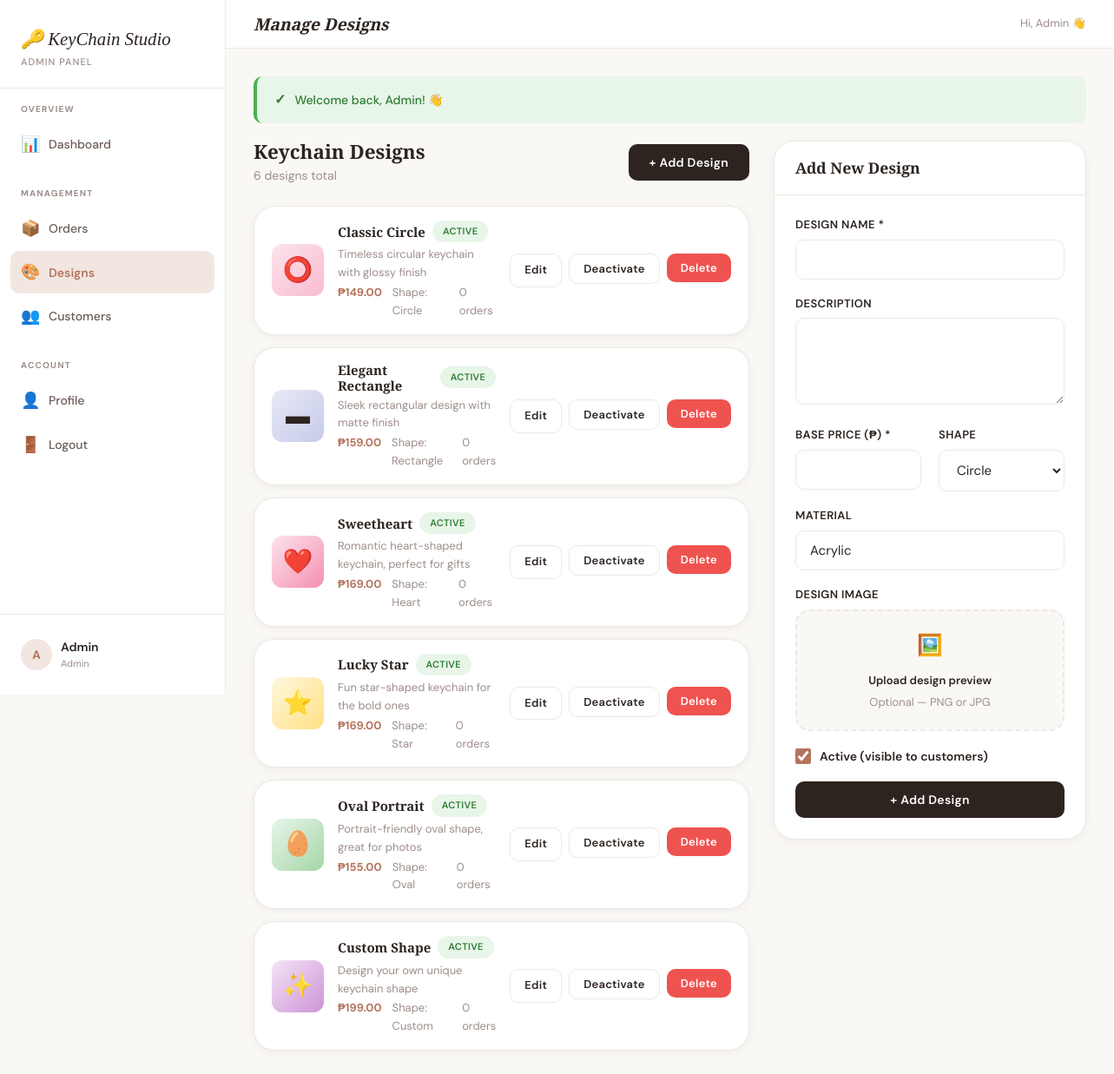
Page /admin/designs.php (signed in) on the committed database.
### tables this page shows
CREATE TABLE IF NOT EXISTS users (
    id INT AUTO_INCREMENT PRIMARY KEY,
    name VARCHAR(100) NOT NULL,
    email VARCHAR(150) NOT NULL UNIQUE,
    password VARCHAR(255) NOT NULL,
    phone VARCHAR(20),
    address TEXT,
    role ENUM('admin','customer') DEFAULT 'customer',
    avatar VARCHAR(255) DEFAULT NULL,
    created_at TIMESTAMP DEFAULT CURRENT_TIMESTAMP,
    updated_at TIMESTAMP DEFAULT CURRENT_TIMESTAMP ON UPDATE CURRENT_TIMESTAMP
);

CREATE TABLE IF NOT EXISTS designs (
    id INT AUTO_INCREMENT PRIMARY KEY,
    name VARCHAR(100) NOT NULL,
    description TEXT,
    base_price DECIMAL(10,2) NOT NULL DEFAULT 0.00,
    image VARCHAR(255),
    shape ENUM('circle','rectangle','heart','star','oval','custom') DEFAULT 'circle',
    material VARCHAR(50) DEFAULT 'Acrylic',
    is_active TINYINT(1) DEFAULT 1,
    created_at TIMESTAMP DEFAULT CURRENT_TIMESTAMP
);

### admin/designs.php (the view, shortened to what this page needs)
<?php
require_once __DIR__ . '/../includes/functions.php';
$db = getDB();
$editDesign = null;
$designs = $db->query("SELECT d.*, (SELECT COUNT(*) FROM orders o WHERE o.design_id=d.id) as order_count FROM designs d ORDER BY d.id")->fetchAll();
$shapeEmoji = ['circle'=>'⭕','rectangle'=>'▬','heart'=>'❤️','star'=>'⭐','oval'=>'🥚','custom'=>'✨'];
$shapeBg    = ['circle'=>'shape-bg-circle','rectangle'=>'shape-bg-rectangle','heart'=>'shape-bg-heart','star'=>'shape-bg-star','oval'=>'shape-bg-oval','custom'=>'shape-bg-custom'];
$page_title   = 'Manage Designs';
$current_page = 'admin_designs';
include __DIR__ . '/../includes/sidebar.php';
?>
<div style="display:grid;grid-template-columns:1fr 360px;gap:28px;align-items:start;" class="designs-admin-layout">
  <div>
    <div class="section-header">
      <div>
        <h2 class="section-title">Keychain Designs</h2>
        <p class="section-sub"><?= count($designs) ?> designs total</p>
      </div>
      <button class="btn btn-primary" onclick="openModal('addModal')">+ Add Design</button>
    </div>
    <div style="display:flex;flex-direction:column;gap:14px;">
      <?php foreach ($designs as $d):
        $bg    = $shapeBg[$d['shape']] ?? 'shape-bg-circle';
        $emoji = $shapeEmoji[$d['shape']] ?? '🔑';
      ?>
      <div class="card" style="<?= $d['is_active'] ? '' : 'opacity:0.6;' ?>">
        <div style="display:flex;align-items:center;gap:16px;padding:16px 20px;">
          <div class="<?= $bg ?>" style="width:60px;height:60px;border-radius:12px;display:flex;align-items:center;justify-content:center;font-size:28px;flex-shrink:0;">
            <?php if ($d['image'] && file_exists(UPLOAD_PATH . 'designs/' . $d['image'])): ?>
              <img src="<?= SITE_URL ?>/uploads/designs/<?= htmlspecialchars($d['image']) ?>" style="width:100%;height:100%;object-fit:cover;border-radius:12px;">
            <?php else: ?>
              <?= $emoji ?>
            <?php endif; ?>
          </div>
          <div style="flex:1;">
            <div style="display:flex;align-items:center;gap:8px;margin-bottom:4px;">
              <h4 style="font-size:15px;"><?= htmlspecialchars($d['name']) ?></h4>
              <span class="badge <?= $d['is_active'] ? 'badge-completed' : 'badge-cancelled' ?>" style="font-size:11px;"><?= $d['is_active'] ? 'Active' : 'Inactive' ?></span>
            </div>
            <p style="font-size:13px;color:var(--light);margin-bottom:2px;"><?= htmlspecialchars($d['description']) ?></p>
            <div style="display:flex;gap:12px;font-size:13px;">
              <span style="color:var(--terracotta);font-weight:700;"><?= formatPrice($d['base_price']) ?></span>
              <span style="color:var(--light);">Shape: <?= ucfirst($d['shape']) ?></span>
              <span style="color:var(--light);"><?= $d['order_count'] ?> orders</span>
            </div>
          </div>
          <div style="display:flex;gap:8px;flex-shrink:0;">
            <a href="?edit=<?= $d['id'] ?>" class="btn btn-outline btn-sm">Edit</a>
            <form method="POST" style="display:inline;">
              <button type="submit" class="btn btn-outline btn-sm"><?= $d['is_active'] ? 'Deactivate' : 'Activate' ?></button>
            </form>
            <?php if ($d['order_count'] == 0): ?>
            <form method="POST" style="display:inline;" onsubmit="return confirm('Delete this design permanently?')">
              <button type="submit" class="btn btn-danger btn-sm">Delete</button>
            </form>
            <?php endif; ?>
          </div>
        </div>
      </div>
      <?php endforeach; ?>
    </div>
  </div>
  <div style="position:sticky;top:80px;">
    <div class="card">
      <div class="card-header">
        <h3 class="card-title"><?= $editDesign ? 'Edit Design' : 'Add New Design' ?></h3>
      </div>
      <div class="card-body">
        <form method="POST" enctype="multipart/form-data">
          <div class="form-group">
            <label class="form-label">Design Name *</label>
            <input type="text" name="name" class="form-control" required value="<?= htmlspecialchars($editDesign['name'] ?? '') ?>">
          </div>
          <div class="form-group">
            <label class="form-label">Description</label>
            <textarea name="description" class="form-control" rows="2"><?= htmlspecialchars($editDesign['description'] ?? '') ?></textarea>
          </div>
          <div class="two-col">
            <div class="form-group">
              <label class="form-label">Base Price (₱) *</label>
              <input type="number" name="base_price" class="form-control" step="0.01" min="1" required value="<?= $editDesign['base_price'] ?? '' ?>">
            </div>
            <div class="form-group">
              <label class="form-label">Shape</label>
              <select name="shape" class="form-control">
                <?php foreach (['circle','rectangle','heart','star','oval','custom'] as $s): ?>
                <option value="<?= $s ?>" <?= ($editDesign['shape'] ?? 'circle') === $s ? 'selected' : '' ?>><?= ucfirst($s) ?></option>
                <?php endforeach; ?>
              </select>
            </div>
          </div>
          <div class="form-group">
            <label class="form-label">Material</label>
            <input type="text" name="material" class="form-control" value="<?= htmlspecialchars($editDesign['material'] ?? 'Acrylic') ?>">
          </div>
          <div class="form-group">
            <label class="form-label">Design Image</label>
            <div class="upload-zone" style="padding:20px;">
              <div class="upload-icon" style="font-size:24px;">🖼️</div>
              <div class="upload-text" style="font-size:13px;">Upload design preview</div>
              <div class="upload-sub">Optional — PNG or JPG</div>
            </div>
          </div>
          <div class="form-group" style="display:flex;align-items:center;gap:10px;">
            <input type="checkbox" name="is_active" id="is_active" <?= ($editDesign['is_active'] ?? 1) ? 'checked' : '' ?> style="width:18px;height:18px;accent-color:var(--terracotta);">
            <label for="is_active" style="font-weight:600;font-size:14px;cursor:pointer;text-transform:none;letter-spacing:0;">Active (visible to customers)</label>
          </div>
          <button type="submit" class="btn btn-primary w-full"><?= $editDesign ? '💾 Save Changes' : '+ Add Design' ?></button>
        </form>
      </div>
    </div>
  </div>
</div>
<?php include __DIR__ . '/../includes/footer.php'; ?>

### includes/sidebar.php (shortened to what this page needs)
<?php
$user = getCurrentUser();
$initial = strtoupper(substr($user['name'] ?? 'U', 0, 1));
$isAdminUser = isAdmin();
?>
<!DOCTYPE html>
<html lang="en">
<head>
<link rel="stylesheet" href="<?= SITE_URL ?>/assets/css/style.css">
</head>
<body>
<div class="layout">
  <aside class="sidebar" id="sidebar">
    <div class="sidebar-logo">
      <a href="<?= SITE_URL ?>">
        <div class="sidebar-logo-text">🔑 KeyChain Studio</div>
        <div class="sidebar-logo-sub"><?= $isAdminUser ? 'Admin Panel' : 'Customer Portal' ?></div>
      </a>
    </div>
    <nav class="sidebar-nav">
      <?php if ($isAdminUser): ?>
      <div class="nav-section">
        <div class="nav-section-label">Overview</div>
        <a href="<?= SITE_URL ?>/admin/dashboard.php" class="nav-item <?= $current_page === 'admin_dash' ? 'active' : '' ?>">
          <span class="nav-icon">📊</span> Dashboard
        </a>
      </div>
      <div class="nav-section">
        <div class="nav-section-label">Management</div>
        <a href="<?= SITE_URL ?>/admin/orders.php" class="nav-item <?= $current_page === 'admin_orders' ? 'active' : '' ?>">
          <span class="nav-icon">📦</span> Orders
        </a>
        <a href="<?= SITE_URL ?>/admin/designs.php" class="nav-item <?= $current_page === 'admin_designs' ? 'active' : '' ?>">
          <span class="nav-icon">🎨</span> Designs
        </a>
        <a href="<?= SITE_URL ?>/admin/customers.php" class="nav-item <?= $current_page === 'admin_customers' ? 'active' : '' ?>">
          <span class="nav-icon">👥</span> Customers
        </a>
      </div>
      <?php endif; ?>
      <div class="nav-section">
        <div class="nav-section-label">Account</div>
        <a href="<?= SITE_URL ?>/pages/profile.php" class="nav-item <?= $current_page === 'profile' ? 'active' : '' ?>">
          <span class="nav-icon">👤</span> Profile
        </a>
        <a href="<?= SITE_URL ?>/logout.php" class="nav-item">
          <span class="nav-icon">🚪</span> Logout
        </a>
      </div>
    </nav>
    <div class="sidebar-footer">
      <div class="sidebar-user">
        <div class="sidebar-avatar">
          <?php if ($user['avatar'] ?? false): ?>
            <img src="<?= SITE_URL ?>/uploads/<?= htmlspecialchars($user['avatar']) ?>" alt="">
          <?php else: ?>
            <?= $initial ?>
          <?php endif; ?>
        </div>
        <div>
          <div class="sidebar-user-name"><?= htmlspecialchars($user['name'] ?? '') ?></div>
          <div class="sidebar-user-role"><?= htmlspecialchars($user['role'] ?? '') ?></div>
        </div>
      </div>
    </div>
  </aside>
  <div class="main-content">
    <div class="topbar">
      <h2 class="topbar-title"><?= $page_title ?? '' ?></h2>
      <div class="topbar-actions">
        <span style="font-size:13px;color:var(--light);">Hi, <?= htmlspecialchars($user['name'] ?? '') ?> 👋</span>
      </div>
    </div>
    <div class="page-content">

### rows in the picture
users: name "A", name "Admin", role "Admin"
designs: shape "⭕", name "Classic Circle", is_active "ACTIVE", description "Timeless circular keychain with glossy finish", base_price "₱149.00", shape "Circle", order_count "0"
designs: shape "▬", name "Elegant Rectangle", is_active "ACTIVE", description "Sleek rectangular design with matte finish", base_price "₱159.00", shape "Rectangle", order_count "0"
designs: shape "❤️", name "Sweetheart", is_active "ACTIVE", description "Romantic heart-shaped keychain, perfect for gifts", base_price "₱169.00", shape "Heart", order_count "0"
designs: shape "⭐", name "Lucky Star", is_active "ACTIVE", description "Fun star-shaped keychain for the bold ones", base_price "₱169.00", shape "Star", order_count "0"
designs: shape "🥚", name "Oval Portrait", is_active "ACTIVE", description "Portrait-friendly oval shape, great for photos", base_price "₱155.00", shape "Oval", order_count "0"
designs: shape "✨", name "Custom Shape", is_active "ACTIVE", description "Design your own unique keychain shape", base_price "₱199.00", shape "Custom", order_count "0"

### other values in the picture
$page_title "Manage Designs"
$icon "✓"
$flash['message'] "Welcome back, Admin! 👋"
count($designs) "6"
form field shape "Circle"
